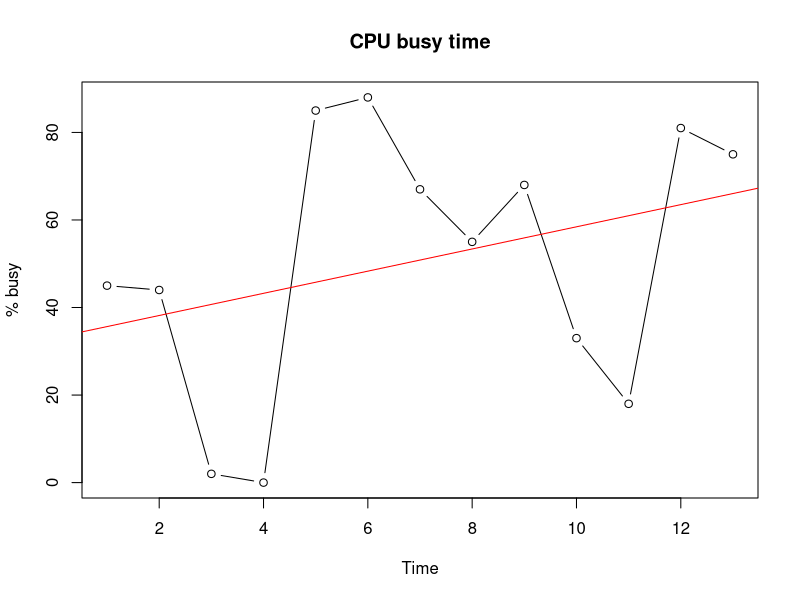

Reproduce this figure in R.
#data
cpu <- c(55,56,98,100,15,12,33,45,32,67,82,19,25)

cpubusy <- 100-cpu

#get pic
#png("busy.png")


#plot data
plot(cpubusy,type="b",main="CPU busy time", xlab="Time", ylab="% busy")

#dev.off()

print(summary(cpu))



# linear model used to predict future trends
#independent variable
x<-c(rep(1:13))

# linear model
#dependent variable
y<- lm(cpubusy ~ x)

#add to existing plot
abline(y, col="red")
